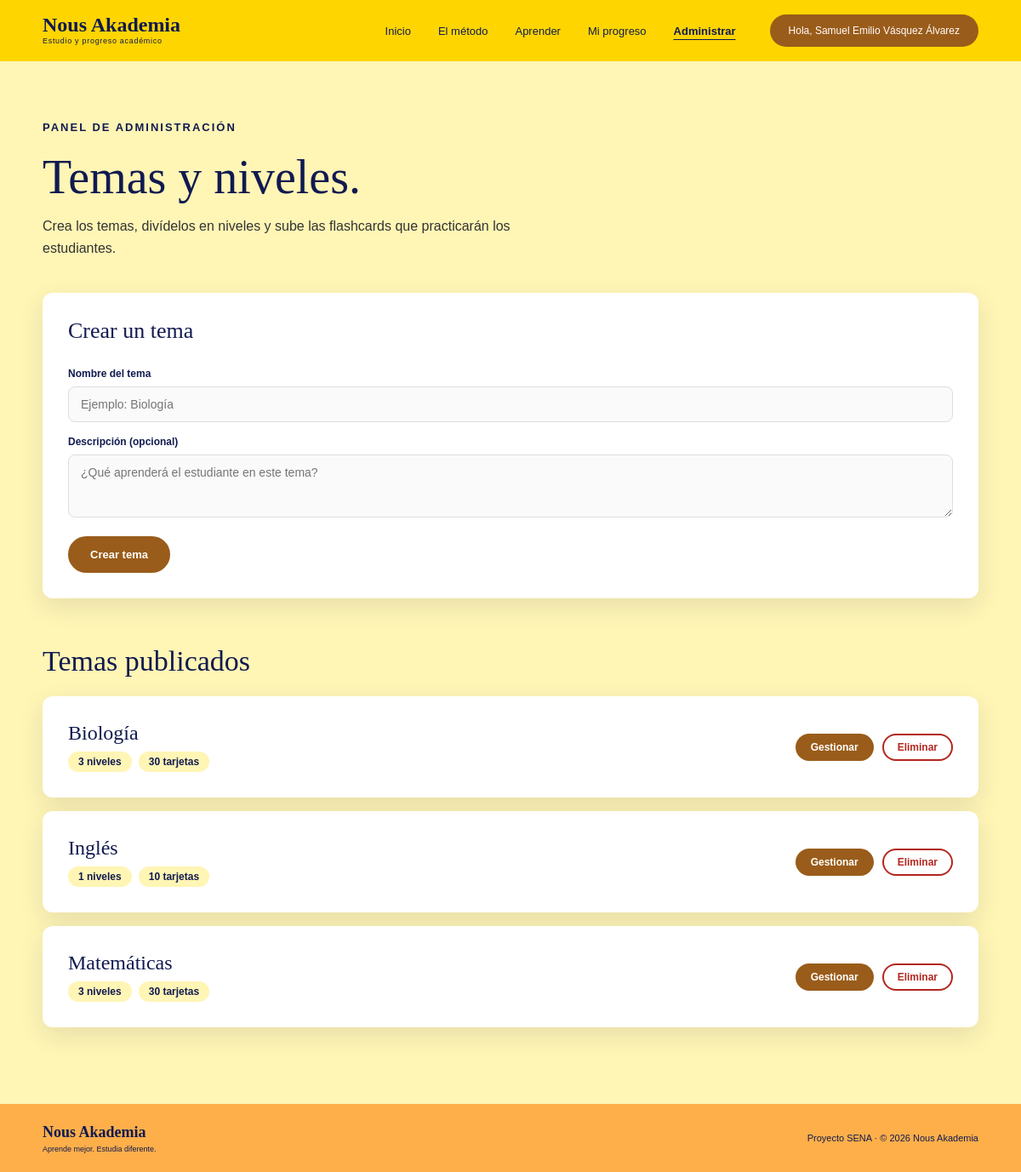
The app's page /ProyectoSenaFinal/Vistas/admin.php (signed in) with its own data.
### tables this page shows
CREATE TABLE `temas` (
  `id_tema` int(11) NOT NULL,
  `nombre` varchar(100) NOT NULL,
  `descripcion` varchar(500) NOT NULL DEFAULT '',
  `fecha_creacion` datetime NOT NULL DEFAULT current_timestamp()
);

### ProyectoSenaFinal/Datos/Tema/TemaDAO.php (called while the page is built, shortened)
<?php
require_once __DIR__ . "/../../Config/conexionBDD.php";
class TemaDAO
{
    private $conexion;
    public function __construct()
    {
        global $conexion;
        $this->conexion = $conexion;
    }
    public function listarTemas()
    {
        $sql = "SELECT
                    t.id_tema,
                    t.nombre,
                    t.descripcion,
                    COUNT(DISTINCT n.id_nivel) AS total_niveles,
                    COUNT(f.id_flashcard) AS total_flashcards
                FROM temas t
                LEFT JOIN niveles n
                    ON n.id_tema = t.id_tema
                LEFT JOIN flashcards f
                    ON f.id_nivel = n.id_nivel
                GROUP BY t.id_tema, t.nombre, t.descripcion
                ORDER BY t.nombre ASC";
        $resultado = $this->conexion->query($sql);
        $temas = [];
        while ($fila = $resultado->fetch_assoc()) {
            $temas[] = $fila;
        }
        return $temas;
    }
}
?>

### ProyectoSenaFinal/Vistas/admin.php (the view, shortened to what this page needs)
<?php
require_once __DIR__ . "/../Config/sesion.php";
require_once __DIR__ . "/../Datos/Tema/TemaDAO.php";
$temaDAO = new TemaDAO();
$temas = $temaDAO->listarTemas();
require __DIR__ . "/componentes/cabecera.php";
?>
<main class="pagina">
<div class="contenedor">
    <div class="pagina-cabecera">
        <span class="section-label">
            PANEL DE ADMINISTRACIÓN
        </span>
        <h1>
            Temas y niveles.
        </h1>
        <p>
            Crea los temas, divídelos en niveles y sube
            las flashcards que practicarán los estudiantes.
        </p>
    </div>
    <section class="tarjeta">
        <h2 class="subtitulo subtitulo-chico">Crear un tema</h2>
        <form action="../Procesos/guardarTema.php"
              method="POST"
              class="formulario">
            <label for="nombre">Nombre del tema</label>
            <input type="text"
                   id="nombre"
                   name="nombre"
                   maxlength="100"
                   placeholder="Ejemplo: Biología"
                   required>
            <label for="descripcion">Descripción (opcional)</label>
            <textarea id="descripcion"
                      name="descripcion"
                      rows="3"
                      maxlength="500"
                      placeholder="¿Qué aprenderá el estudiante en este tema?"></textarea>
            <div>
                <button type="submit" class="btn">Crear tema</button>
            </div>
        </form>
    </section>
    <h2 class="subtitulo">Temas publicados</h2>
    <?php if (count($temas) === 0): ?>
        <div class="tarjeta vacio">
            <p>Aún no has creado ningún tema.</p>
        </div>
    <?php else: ?>
        <div class="lista-temas">
            <?php foreach ($temas as $tema): ?>
                <article class="tarjeta tema-linea">
                    <div>
                        <h3><?= htmlspecialchars($tema["nombre"]) ?></h3>
                        <div class="chips">
                            <span class="chip">
                                <?= intval($tema["total_niveles"]) ?> niveles
                            </span>
                            <span class="chip">
                                <?= intval($tema["total_flashcards"]) ?> tarjetas
                            </span>
                        </div>
                    </div>
                    <div class="acciones-fila">
                        <a href="adminTema.php?id=<?= intval($tema["id_tema"]) ?>"
                           class="btn btn-chico">
                            Gestionar
                        </a>
                        <form action="../Procesos/eliminarTema.php"
                              method="POST"
                              onsubmit="return confirm('¿Eliminar este tema con todos sus niveles, flashcards y resultados?');">
                            <button type="submit"
                                    class="btn btn-peligro btn-chico">
                                Eliminar
                            </button>
                        </form>
                    </div>
                </article>
            <?php endforeach; ?>
        </div>
    <?php endif; ?>
</div>
</main>
<?php require __DIR__ . "/componentes/pie.php"; ?>

### ProyectoSenaFinal/CSS/estilos.css (style rules this page uses)
* { box-sizing: border-box; margin: 0; padding: 0; }
html { scroll-behavior: smooth; }
body { font-family: Arial, Helvetica, sans-serif; color: #111a50; background: #ffffff; }
a { text-decoration: none; }
.section-label { display: block; color: #111a50; font-size: 13px; font-weight: bold; letter-spacing: 2px; margin-bottom: 25px; }

### ProyectoSenaFinal/CSS/maestria.css (style rules this page uses)
:root { --amarillo: #ffd500; --naranja: #ff9f0b; --naranja-claro: #feaf4a; --crema: #fff5b5; --cafe: #9a5c1a; --azul: #111a50; --texto: #222222; --borde: #e5e0d8; --verde: #238b45; --rojo: #b3261e; --sombra: 0 10px 30px rgba(17, 26, 80, .10); }
.pagina { background: var(--crema); min-height: 70vh; padding: 70px 50px 90px; }
.contenedor { max-width: 1100px; margin: 0 auto; }
.pagina-cabecera { margin-bottom: 40px; }
.pagina-cabecera h1, .practica-cabecera h1 { font-family: Georgia, "Times New Roman", serif; font-size: 56px; font-weight: 400; line-height: .95; color: var(--azul); margin-bottom: 18px; }
.pagina-cabecera p { max-width: 580px; font-size: 16px; line-height: 1.6; color: #333; }
.subtitulo { font-family: Georgia, "Times New Roman", serif; font-size: 34px; font-weight: 400; color: var(--azul); margin: 55px 0 22px; }
.subtitulo-chico { font-size: 26px; margin: 0 0 20px; }
.tarjeta { background: #ffffff; border-radius: 12px; padding: 30px; box-shadow: var(--sombra); margin-bottom: 24px; }
.btn { display: inline-block; border: 2px solid var(--cafe); background: var(--cafe); color: #ffffff; padding: 12px 24px; border-radius: 30px; font-family: Arial, Helvetica, sans-serif; font-size: 13px; font-weight: bold; cursor: pointer; transition: .2s; }
.btn-peligro { background: transparent; border-color: var(--rojo); color: var(--rojo); }
.btn-chico { padding: 7px 16px; font-size: 12px; }
.chips { display: flex; flex-wrap: wrap; gap: 8px; }
.chip { display: inline-block; padding: 5px 12px; border-radius: 20px; background: #fff5b5; color: var(--azul); font-size: 12px; font-weight: bold; }
.lista-temas { display: flex; flex-direction: column; gap: 16px; }
.lista-temas .tarjeta { margin-bottom: 0; }
.tema-linea { display: flex; align-items: center; justify-content: space-between; flex-wrap: wrap; gap: 14px; }
.tema-linea h3 { font-family: Georgia, "Times New Roman", serif; font-size: 24px; font-weight: 400; color: var(--azul); margin-bottom: 8px; }
.formulario { display: flex; flex-direction: column; gap: 8px; }
.formulario label { margin-top: 8px; font-size: 12px; font-weight: bold; color: var(--azul); }
.formulario input, .formulario textarea { width: 100%; padding: 12px 14px; border: 1px solid #dddddd; border-radius: 8px; background: #fafafa; color: var(--azul); font-family: Arial, Helvetica, sans-serif; font-size: 14px; resize: vertical; }
.formulario .btn { margin-top: 14px; }
.acciones-fila { display: flex; align-items: center; gap: 10px; }

### records on screen
temas: nombre "Biología", total_niveles "3", total_flashcards "30"
temas: nombre "Inglés", total_niveles "1", total_flashcards "10"
temas: nombre "Matemáticas", total_niveles "3", total_flashcards "30"

### other values on screen
$_SESSION["nombre"] "Samuel Emilio Vásquez Álvarez"
